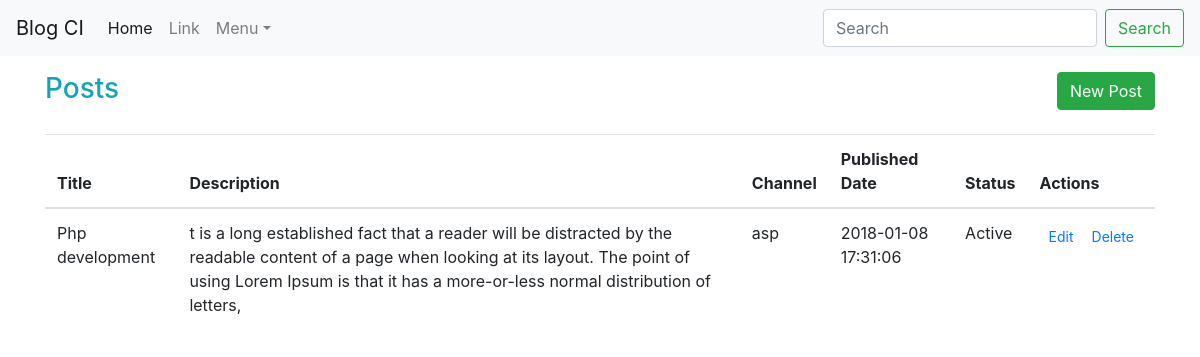
/index.php/posts, run on an earlier commit of the app's database.
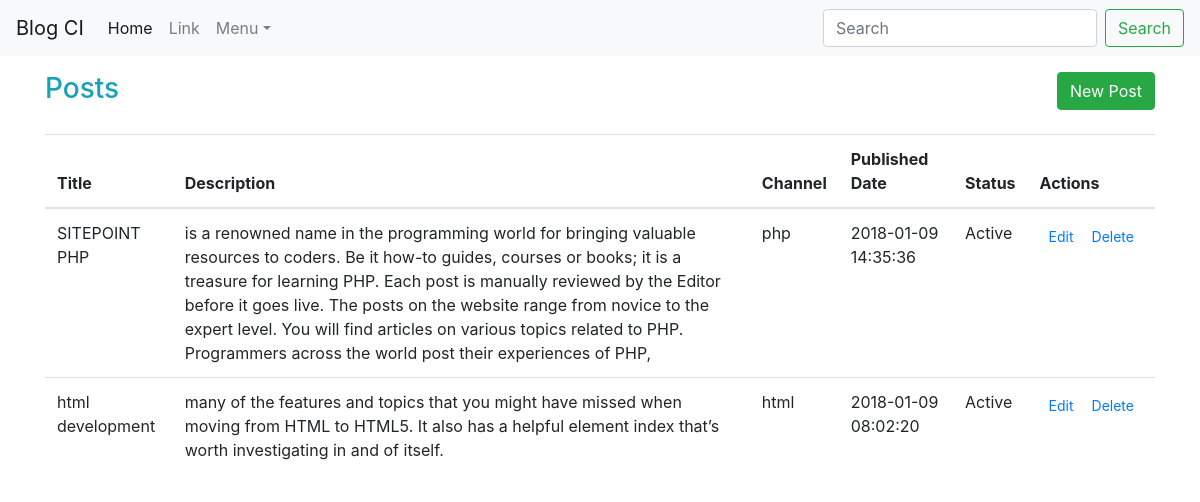
And on a later commit of the database.
### tables this page shows
CREATE TABLE `posts` (
  `id` int(11) NOT NULL,
  `title` text NOT NULL,
  `description` text NOT NULL,
  `channelid` int(11) NOT NULL,
  `slug` text NOT NULL,
  `publishdate` datetime NOT NULL,
  `status` tinyint(4) NOT NULL COMMENT '1 as active, 0 as inactive',
  `created_at` timestamp NOT NULL DEFAULT CURRENT_TIMESTAMP ON UPDATE CURRENT_TIMESTAMP
);

CREATE TABLE `channel` (
  `id` int(11) NOT NULL,
  `name` varchar(60) NOT NULL,
  `description` text NOT NULL,
  `status` tinyint(4) NOT NULL COMMENT '1 as active, 0 as inactive',
  `created_at` timestamp NOT NULL DEFAULT CURRENT_TIMESTAMP ON UPDATE CURRENT_TIMESTAMP
);

### application/views/posts/page.php (called while the page is built, shortened)
<?php
$this->load->view('master/header');
$this->load->view($page);
?>

### application/controllers/Posts.php (called while the page is built, shortened)
<?php
class Posts extends CI_Controller
{
    public function  __construct()
    {
        $this->load->model('post');
    }
    public function index()
    {
        $data['posts'] = $this->post->get_all_item('posts');
        $data["channels"] =array();
        foreach($data["posts"] as $val)
        {
            $data["channels"][] = $this->post->get_one_item('channel','id',$val->channelid);
        }
        $data['page'] = 'posts/index';
        $this->load->view('posts/page', $data);
    }
}

### index.php (called while the page is built, shortened)
<?php
require_once BASEPATH.'core/CodeIgniter.php';

### application/models/Common.php (called while the page is built, shortened)
<?php
class Common extends CI_Model
{
    public function get_all_item($table)
    {
        $query = $this->db->get($table);
        $res=$query->result();
        return $res;
    }
    public function get_one_item($table,$field,$value)
    {
        return $this->db->get_where($table, array($field=>$value))->row();
    }
}

### application/views/posts/index.php (the view, shortened to what this page needs)
<div class="row">
  <div class="col">
    <h3 class="text-info" style="display:inline">Posts</h3>
    <span class="float-right"> <a href="<?php echo base_url(); ?>posts/create" class="btn btn-success">New Post</a><br></span>
  </div>
</div>
<div class="row">
  <div class="col"><br>
    <table class="table">
        <thead>
        <tr>
            <th scope="col">Title</th>
            <th scope="col" >Description</th>
            <th scope="col" >Channel</th>
            <th scope="col" >Published Date</th>
            <th scope="col">Status</th>
            <th scope="col">Actions</th>
        </tr>
        </thead>
        <tbody>
        <?php foreach ($posts as $key=>$post) {
            ?>
            <tr>
                <td><?php echo $post->title ;?></td>
                <td><?php echo $post->description ;?></td>
                <td><?php echo $channels[$key]->name ;?></td>
                <td><?php echo $post->created_at ;?></td>
                <td><?php echo ($post->status == 1) ? 'Active' : 'Inactive'; ?></td>
                <td>
                      <div class="btn-group">
                            <a href="<?php echo base_url() ;?>posts/edit/<?php echo $post->id ;?>" class="btn btn-link btn-sm" >Edit</a>
                            <form action="<?php echo base_url();?>posts/destroy/<?php echo $post->id ;?>" method="post" class="form-inline">
                                <button type="submit" class="btn btn-link btn-sm">Delete</button>
                            </form>
                      </div>
                </td>
            </tr>
        <?php } ?>
        </tbody>
    </table>
  </div>
</div>

What changed in the data, as far as the page shows it:
removed posts: title "Php development", description "t is a long established fact that a reader will be distracted by the readable content of a page when looking at its layout. The point of using Lorem Ipsum is that it has a more-or-less normal distribution of letters,", channelid.name "asp", created_at "2018-01-08 17:31:06", status "Active"
added posts: title "SITEPOINT PHP", description "is a renowned name in the programming world for bringing valuable resources to coders. Be it how-to guides, courses or books; it is a treasure for learning PHP. Each post is manually reviewed by the Editor before it goes live. The posts on the website range from novice to the expert level. You will find articles on various topics related to PHP. Programmers across the world post their experiences of PHP,", channelid.name "php", created_at "2018-01-09 14:35:36", status "Active"
added posts: title "html development", description "many of the features and topics that you might have missed when moving from HTML to HTML5. It also has a helpful element index that’s worth investigating in and of itself.", channelid.name "html", created_at "2018-01-09 08:02:20", status "Active"
